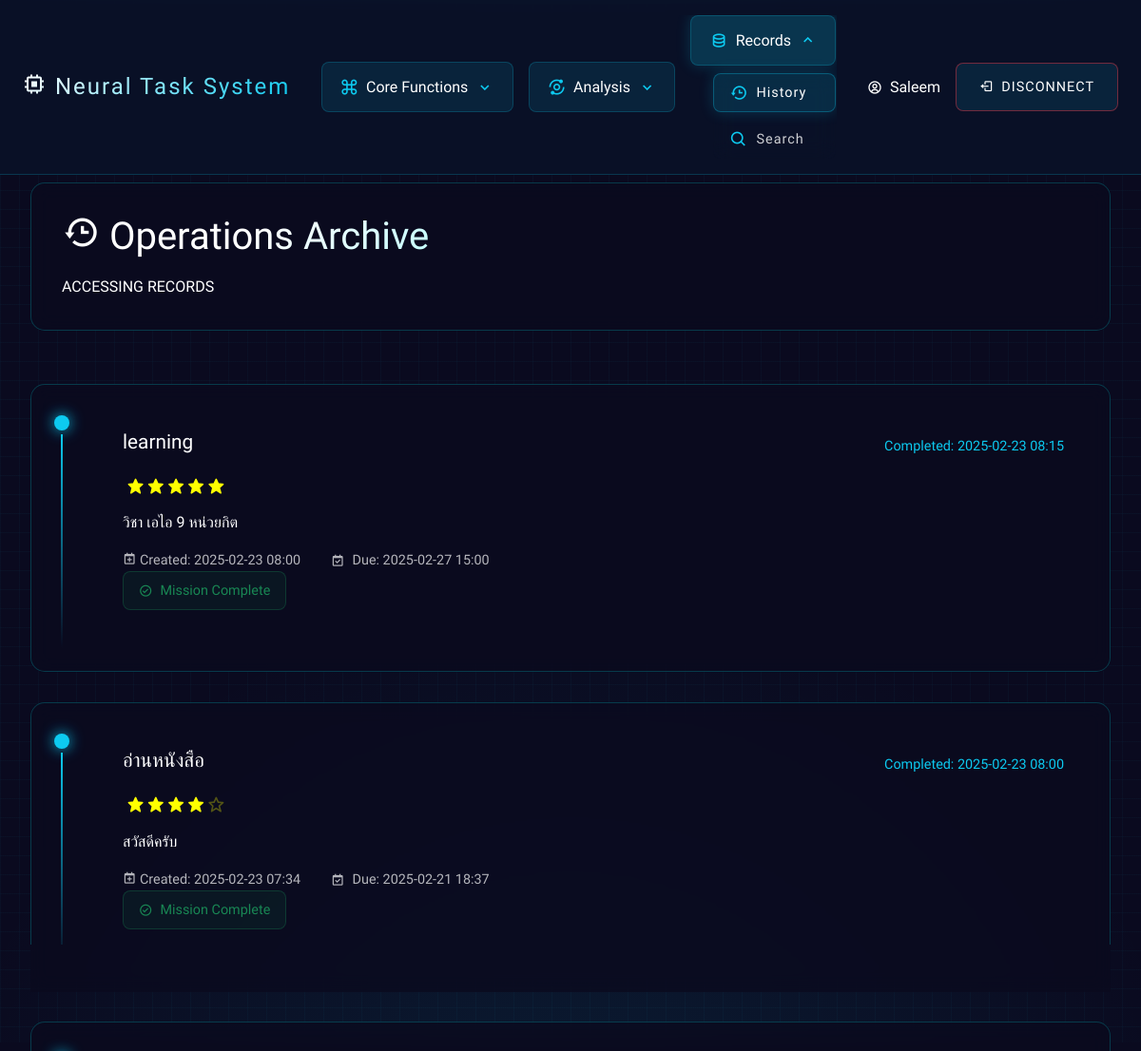
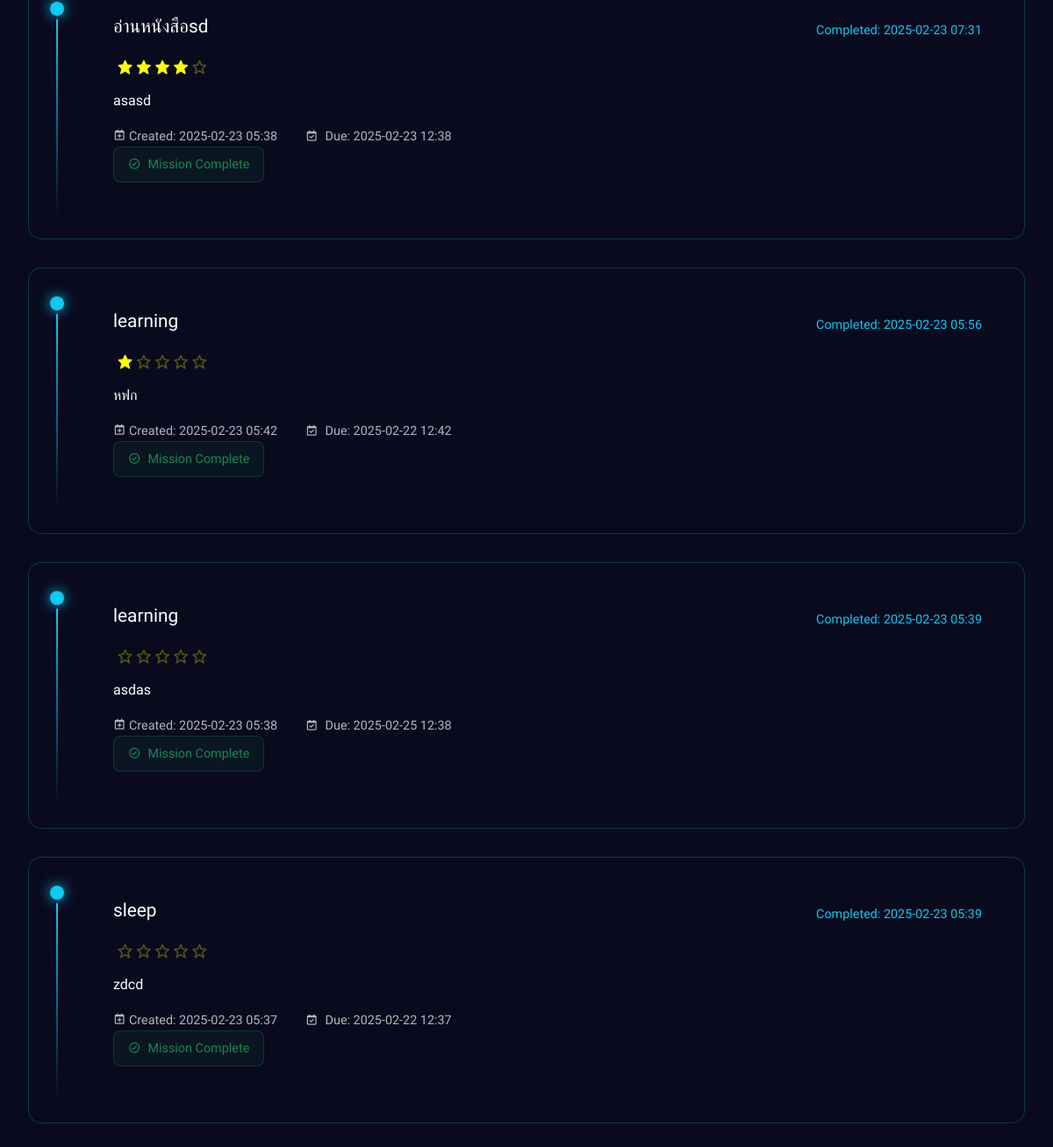
The app's page /history (signed in) with its own data (2 pictures, top to bottom).
### models.py (models this page shows, shortened)
class User(db.Model, UserMixin):
    id = db.Column(db.Integer, primary_key=True)
    username = db.Column(db.String(150), unique=True, nullable=False)
    password_hash = db.Column(db.String(256), nullable=False)

class Task(db.Model):
    id = db.Column(db.Integer, primary_key=True)
    title = db.Column(db.String(255), nullable=False)
    description = db.Column(db.Text, nullable=True)
    completed = db.Column(db.Boolean, default=False)
    due_date = db.Column(db.DateTime, nullable=True)
    created_at = db.Column(db.DateTime, default=datetime.utcnow)
    completed_at = db.Column(db.DateTime, nullable=True)
    priority = db.Column(db.Integer, default=0)
    user_id = db.Column(db.Integer, db.ForeignKey("user.id"), nullable=False)
    user = db.relationship("User", backref=db.backref("tasks", lazy=True))

### routes.py (the view)
@app_routes.route("/history")
@login_required
def history():
    completed_tasks = (
        Task.query.filter_by(user_id=current_user.id, completed=True)
        .order_by(Task.completed_at.desc())
        .all()
    )
    return render_template("history.html", tasks=completed_tasks)

### app.py (called while the page is built)
@login_manager.user_loader
def load_user(user_id):
    return User.query.get(int(user_id))

### templates/history.html (shortened to what this page needs)
{% extends "base.html" %}
{% block content %}
<div class="cyber-interface">
    <div class="neo-container">
        <div class="ai-header mb-4">
            <h1 class="cyber-title">
                <i class='bx bx-history'></i> Operations Archive
            </h1>
            <div class="system-info">
                <span class="status-indicator">ACCESSING RECORDS</span>
            </div>
        </div>
        <div class="history-timeline">
            {% if tasks %}
                {% for task in tasks %}
                <div class="timeline-item matrix-card">
                    <div class="time-marker">
                        <div class="marker-dot"></div>
                        <div class="marker-line"></div>
                    </div>
                    <div class="timeline-content">
                        <div class="timeline-header">
                            <h3 class="task-title">{{ task.title }}</h3>
                            <span class="completion-time">
                                Completed: {{ task.completed_at.strftime('%Y-%m-%d %H:%M') }}
                            </span>
                        </div>
                        <div class="priority-stars mb-3">
                            {% for i in range(task.priority|int) %}
                            <i class='bx bxs-star'></i>
                            {% endfor %}
                            {% for i in range(5 - task.priority|int) %}
                            <i class='bx bx-star'></i>
                            {% endfor %}
                        </div>
                        <p class="task-description">{{ task.description }}</p>
                        <div class="task-meta">
                            <div class="time-info">
                                <div class="created-at">
                                    <i class='bx bx-calendar-plus'></i>
                                    <span>Created: {{ task.created_at.strftime('%Y-%m-%d %H:%M') }}</span>
                                </div>
                                <div class="due-date">
                                    <i class='bx bx-calendar-check'></i>
                                    <span>Due: {{ task.due_date.strftime('%Y-%m-%d %H:%M') }}</span>
                                </div>
                            </div>
                            <div class="completion-badge">
                                <i class='bx bx-check-circle'></i>
                                <span>Mission Complete</span>
                            </div>
                        </div>
                    </div>
                </div>
                {% endfor %}
            {% endif %}
        </div>
    </div>
</div>
{% endblock %}

### templates/base.html (shortened to what this page needs)
<!DOCTYPE html>
<html lang="en">
<head>
    {% block head %}
    <link href="https://cdn.jsdelivr.net/npm/bootstrap@5.3.2/dist/css/bootstrap.min.css" rel="stylesheet">
    <link href="https://cdn.jsdelivr.net/npm/boxicons@2.1.4/css/boxicons.min.css" rel="stylesheet">
    <link rel="stylesheet" type="text/css" href="{{ url_for('static', filename='css/styles.css') }}">
    {% endblock %}
</head>
<body>
    <div class="cyber-interface">
        <nav class="cyber-nav">
            <div class="container-fluid px-4">
                <div class="nav-wrapper">
                    <div class="nav-brand">
                        <a class="navbar-brand text-cyber" href="{{ url_for('app_routes.index') }}">
                            <i class='bx bx-chip me-2'></i>Neural Task System
                        </a>
                    </div>
                    {% if current_user.is_authenticated %}
                    <div class="nav-menu-wrapper">
                        <div class="nav-menu">
                            <div class="menu-section">
                                <div class="section-header" data-section="core">
                                    <i class='bx bx-command'></i>
                                    <span>Core Functions</span>
                                    <i class='bx bx-chevron-down'></i>
                                </div>
                            </div>
                            <div class="menu-section">
                                <div class="section-header" data-section="analysis">
                                    <i class='bx bx-analyse'></i>
                                    <span>Analysis</span>
                                    <i class='bx bx-chevron-down'></i>
                                </div>
                            </div>
                            <div class="menu-section">
                                <div class="section-header" data-section="records">
                                    <i class='bx bx-data'></i>
                                    <span>Records</span>
                                    <i class='bx bx-chevron-down'></i>
                                </div>
                                <div class="section-content" id="records-content">
                                    <a href="{{ url_for('app_routes.history') }}" class="nav-link">
                                        <i class='bx bx-history'></i>
                                        <span>History</span>
                                    </a>
                                    <a href="{{ url_for('app_routes.search_tasks') }}" class="nav-link">
                                        <i class='bx bx-search'></i>
                                        <span>Search</span>
                                    </a>
                                </div>
                            </div>
                        </div>
                    </div>
                    {% endif %}
                    <div class="nav-actions">
                        {% if current_user.is_authenticated %}
                        <div class="user-info">
                            <i class='bx bx-user-circle'></i>
                            <span>{{ current_user.username }}</span>
                        </div>
                        <a href="{{ url_for('app_routes.logout') }}" class="cyber-action delete">
                            <i class='bx bx-log-out'></i>
                            <span>Disconnect</span>
                        </a>
                        {% else %}
                        <a href="{{ url_for('app_routes.login') }}" class="cyber-action">
                            <i class='bx bx-log-in'></i>
                            <span>Access System</span>
                        </a>
                        {% endif %}
                    </div>
                </div>
            </div>
        </nav>
        {% block content %}{% endblock %}
    </div>
</body>
</html>

### records on screen
User: username "Saleem"
Task: title "learning", completed_at "2025-02-23 08:15", priority 5 (drawn), description "วิชา เอไอ 9 หน่วยกิต", created_at "2025-02-23 08:00", due_date "2025-02-27 15:00"
Task: title "อ่านหนังสือ", completed_at "2025-02-23 08:00", priority 4 (drawn), description "สวัสดีครับ", created_at "2025-02-23 07:34", due_date "2025-02-21 18:37"
Task: title "อ่านหนังสือsd", completed_at "2025-02-23 07:31", priority 4 (drawn), description "asasd", created_at "2025-02-23 05:38", due_date "2025-02-23 12:38"
Task: title "learning", completed_at "2025-02-23 05:56", priority 1 (drawn), description "หฟก", created_at "2025-02-23 05:42", due_date "2025-02-22 12:42"
Task: title "learning", completed_at "2025-02-23 05:39", priority 0 (drawn), description "asdas", created_at "2025-02-23 05:38", due_date "2025-02-25 12:38"
Task: title "sleep", completed_at "2025-02-23 05:39", priority 0 (drawn), description "zdcd", created_at "2025-02-23 05:37", due_date "2025-02-22 12:37"
